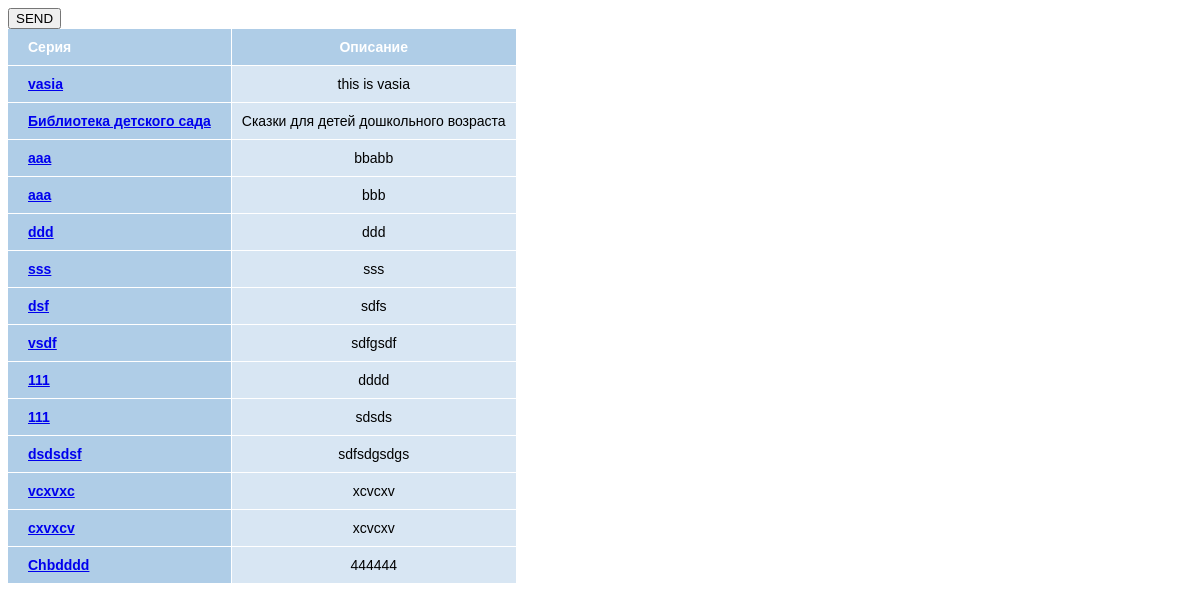
The app's page /data/data/series/ with its own data.
### data/models.py (models this page shows, shortened)
class Series(models.Model):
    active = models.BooleanField("Активный", default=True)
    name = models.CharField("Название", null=False, blank=False, max_length=30)
    description = models.TextField("Описание", null=True, blank=True)
    class Meta:
        verbose_name = 'Серия'
        verbose_name_plural = 'Серии'

### data/views.py (the view)
# urls.py: path('data/series/', SeriesView.as_view(), name='series-list-view'),
class SeriesView(ListView):
    model = Series
    def get_queryset(self):
        qs = super().get_queryset()
        search = self.request.GET.get("search", 0)
        if search != 0:
            return qs.filter(name__icontains=search)
        return qs
    def get_context_data(self, **kwargs):
        context = super().get_context_data(**kwargs)
        f = SearchForm()
        context["book_id"] = self.kwargs.get("pk")
        return context

### templates/data/Series_List.html (shortened to what this page needs)
<!DOCTYPE html>
<html lang="en">
<head>
</head>
<body>
    <table cellpadding="10px">
            <form action="" method="get">
                    {{form}} <button type="submit">SEND</button>
            </form>
        <tr>
            <th>Серия</th>
            <th>Описание</th>
        </tr>
    {% for object in object_list %}
        <tr>
            <th><a href="{% url 'series-detail-view' object.pk %}"> {{ object.name }} </a></th>
            <td>{{ object.description }}</td>
        </tr>
    {% endfor %}
    </table>
</body>
</html>

### templates/data/Series_List.html (style rules this page uses)
table { font-family: "Lucida Sans Unicode", "Lucida Grande", Sans-Serif; font-size: 14px; border-collapse: collapse; text-align: center; }
th, td:first-child { background: #AFCDE7; color: white; padding: 10px 20px; }
th, td { border-style: solid; border-width: 0 1px 1px 0; border-color: white; }
td { background: #D8E6F3; }
th:first-child, td:first-child { text-align: left; }

### records on screen
Series: name "vasia", description "this is vasia"
Series: name "Библиотека детского сада", description "Сказки для детей дошкольного возраста"
Series: name "aaa", description "bbabb"
Series: name "aaa", description "bbb"
Series: name "ddd", description "ddd"
Series: name "sss", description "sss"
Series: name "dsf", description "sdfs"
Series: name "vsdf", description "sdfgsdf"
Series: name "111", description "dddd"
Series: name "111", description "sdsds"
Series: name "dsdsdsf", description "sdfsdgsdgs"
Series: name "vcxvxc", description "xcvcxv"
Series: name "cxvxcv", description "xcvcxv"
Series: name "Chbdddd", description "444444"
